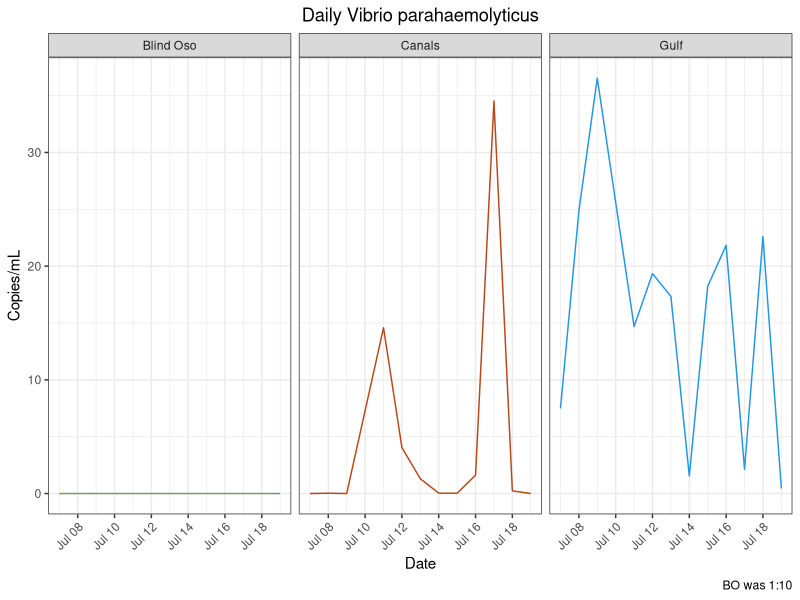
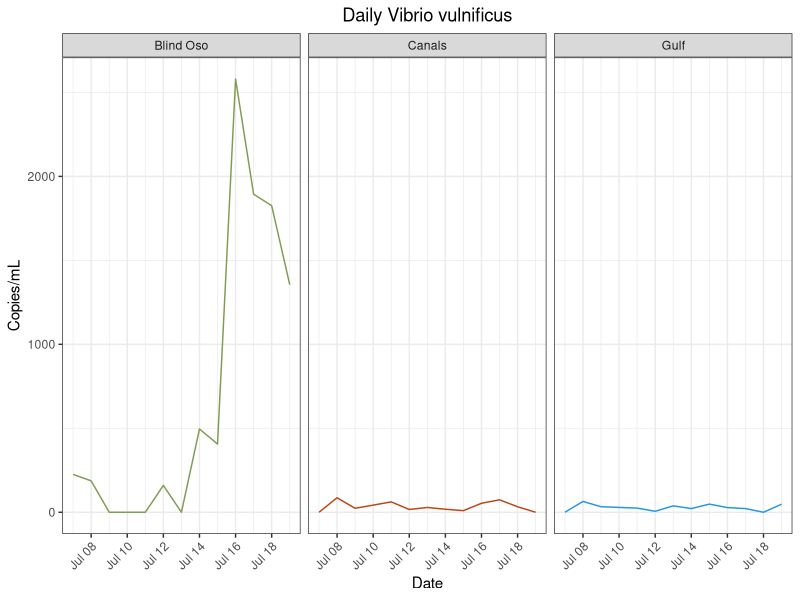
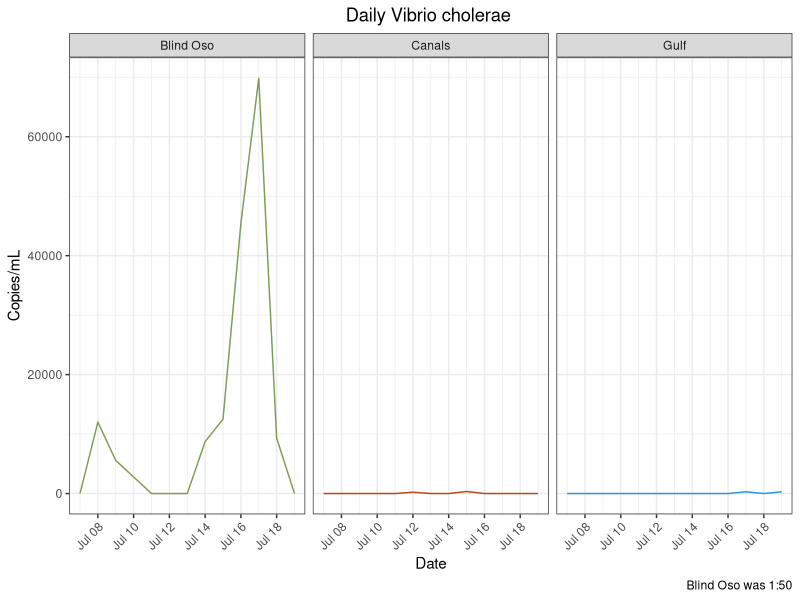
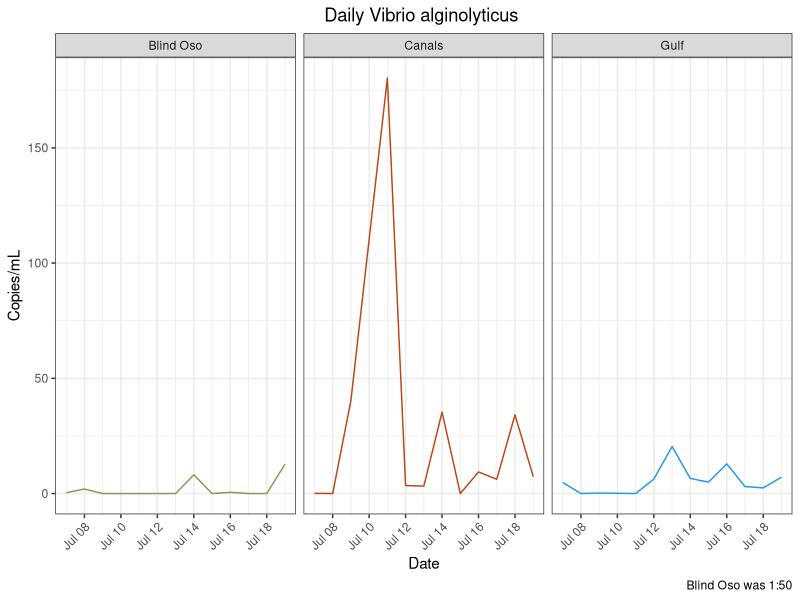
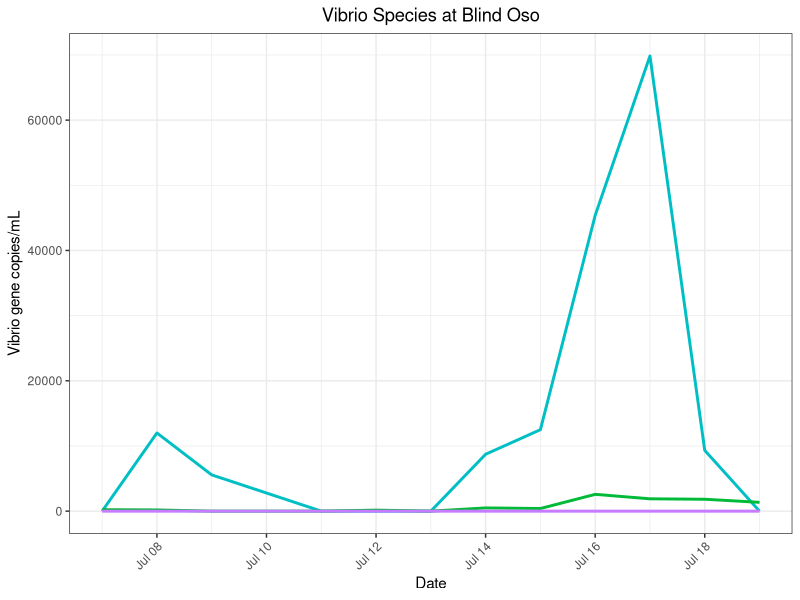
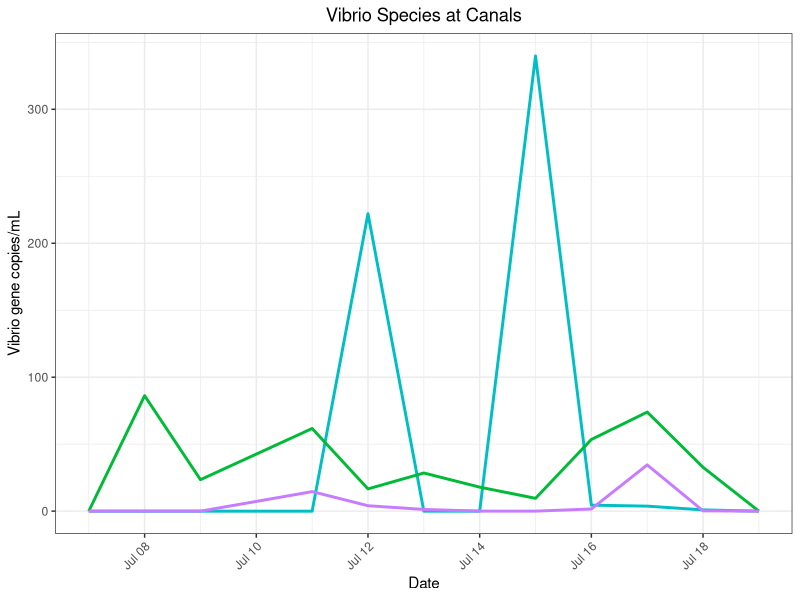
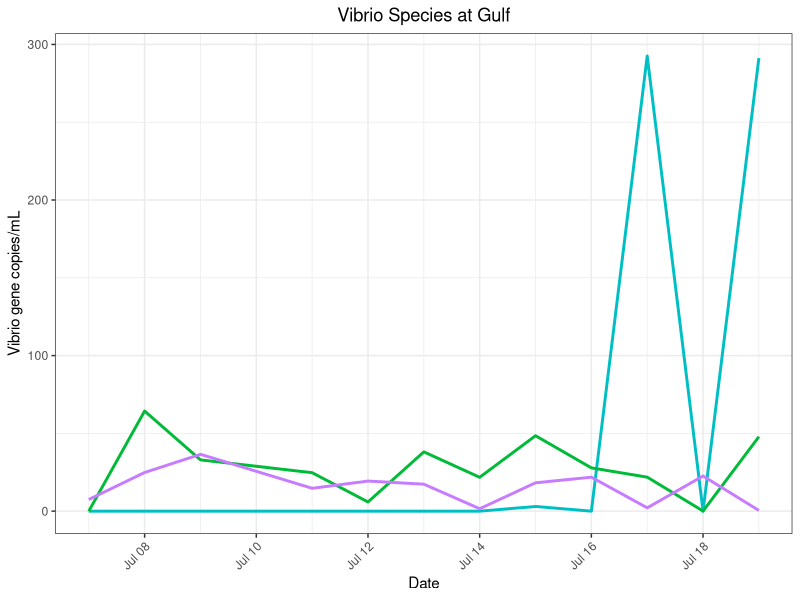
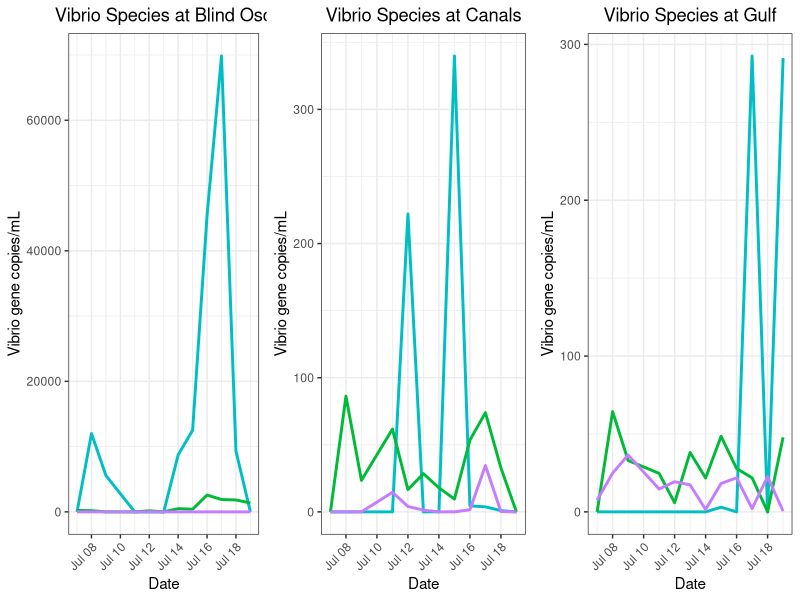

Write the R code that produced these figures, in order.
## ---- chunk 1
library(here)
library(tidyverse)
library(lubridate)
library(ggpubr) #Stacking Plots
## ---- chunk 2
master<- read_csv(here("data", "processed_data","tx_master.csv"))
## ---- chunk 3
#png(file = here("results", "plots", "species_specific", "vp_daily.png"))
 master %>%
   filter(Type %in% "Daily") %>%
  ggplot() + geom_line(
    aes(x = date,
        y = Vp,
        color = site))+ 
  facet_wrap(~site)  +
  labs(x = "Date",
       y = "Copies/mL",
       title = "Daily Vibrio parahaemolyticus",
       caption = "BO was 1:10")+
  theme_bw()+
  theme(
    plot.title = element_text(hjust = 0.5),
    axis.text.x = element_text(hjust = 1, angle = 45),
    legend.position = "none")+
  scale_color_manual(values = c("Blind Oso" = "#809C52",
                                "Canals" = "#ba4716",
                                "Gulf" = "4c848c"))
# dev.off()

 ggsave(here("results", "plots", "qpcr", "vp_daily.png"))
## ---- chunk 4
#png(file = here("results", "plots", "species_specific", "vv_daily.png"))

 master %>%
   filter(Type %in% "Daily") %>%
  ggplot() + geom_line(
    aes(x = date,
        y = Vv,
        color = site))+ 
  facet_wrap(~site)  +
  labs(x = "Date",
       y = "Copies/mL",
       title = "Daily Vibrio vulnificus")+
  theme_bw()+
  theme(
    plot.title = element_text(hjust = 0.5),
    axis.text.x = element_text(hjust = 1, angle = 45),
    legend.position = "none")+ 
  scale_color_manual(values = c("Blind Oso" = "#809C52",
                                "Canals" = "#ba4716",
                                "Gulf" = "4c848c"))
#dev.off()

 ggsave(here("results", "plots","qpcr", "vv_daily.png"))
## ---- chunk 5
 master %>%
   filter(Type %in% "Daily") %>%
  ggplot() + geom_line(
    aes(x = date,
        y = Vc,
        color = site))+ 
  facet_wrap(~site)  +
  labs(x = "Date",
       y = "Copies/mL",
       title = "Daily Vibrio cholerae ",
       caption = "Blind Oso was 1:50")+
  theme_bw()+
  theme(
    plot.title = element_text(hjust = 0.5),
    axis.text.x = element_text(hjust = 1, angle = 45),
    legend.position = "none")+ 
  scale_color_manual(values = c("Blind Oso" = "#809C52", #5 replicates
                                "Canals" = "#ba4716",#3
                                "Gulf" = "4c848c"))#3

 ggsave(here("results", "plots", "qpcr","vc_daily.png"))
## ---- chunk 6
 master %>%
   filter(Type %in% "Daily") %>%
  ggplot() + geom_line(
    aes(x = date,
        y = Va,
        color = site))+ 
  facet_wrap(~site)  +
  labs(x = "Date",
       y = "Copies/mL",
       title = "Daily Vibrio alginolyticus ",
       caption = "Blind Oso was 1:50")+
  theme_bw()+
  theme(
    plot.title = element_text(hjust = 0.5),
    axis.text.x = element_text(hjust = 1, angle = 45),
    legend.position = "none")+ 
  scale_color_manual(values = c("Blind Oso" = "#809C52", #5 replicates
                                "Canals" = "#ba4716",#3
                                "Gulf" = "4c848c"))#3

 ggsave(here("results", "plots", "qpcr","va_daily.png"))
## ---- chunk 7
bo_spp<- 
  master %>%
  filter(Type %in% "Daily",
         site %in% "Blind Oso") %>%
  ggplot() +
  geom_line(
    aes(
      x = date,
      y = Vc),
      color = "#00BFC4",
    size = 1)+ 
  geom_line(
    aes(
      x = date,
      y = Vv),
      color = "#00BA38",
    size = 1)+ 
    geom_line(
    aes(
      x = date,
      y = Vp),
      color = "#C77CFF",
    size = 1)+ 
  theme_bw()+
     labs(title = "Vibrio Species at Blind Oso",
       x = "Date",
       y = "Vibrio gene copies/mL") +
  theme(axis.text.x = element_text(hjust = 1, angle = 45),
        plot.title = element_text(hjust = 0.5)) 

bo_spp

#dev.off()
 ggsave(here("results", "plots", "qpcr","bo_all_daily.png"))
## ---- chunk 8
c2_spp<-
  master %>%
  filter(Type %in% "Daily",
         site %in% "Canals") %>%
  ggplot() +
  geom_line(
    aes(
      x = date,
      y = Vc),
      color = "#00BFC4",
    size = 1)+ 
  geom_line(
    aes(
      x = date,
      y = Vv),
      color = "#00BA38",
    size = 1)+ 
    geom_line(
    aes(
      x = date,
      y = Vp),
      color = "#C77CFF",
    size = 1)+ 
  theme_bw()+
     labs(title = "Vibrio Species at Canals",
       x = "Date",
       y = "Vibrio gene copies/mL") +
  theme(axis.text.x = element_text(hjust = 1, angle = 45),
        plot.title = element_text(hjust = 0.5),
        legend.position = "none") 

c2_spp

 ggsave(here("results", "plots","qpcr", "c2_all_daily.png"))
## ---- chunk 9
rd_spp<-
  master %>%
  filter(Type %in% "Daily",
         site %in% "Gulf") %>%
  ggplot() +
  geom_line(
    aes(
      x = date,
      y = Vc),
      color = "#00BFC4",
    size = 1)+ 
  geom_line(
    aes(
      x = date,
      y = Vv),
      color = "#00BA38",
    size = 1)+ 
    geom_line(
    aes(
      x = date,
      y = Vp),
      color = "#C77CFF",
    size = 1)+ 
  theme_bw()+
     labs(title = "Vibrio Species at Gulf",
       x = "Date",
       y = "Vibrio gene copies/mL") +
  theme(axis.text.x = element_text(hjust = 1, angle = 45),
        plot.title = element_text(hjust = 0.5),
        legend.position = "none") 

rd_spp

 ggsave(here("results", "plots","qpcr", "rd_all_daily.png"))
## ---- chunk 10
all_spp<-
  ggarrange(bo_spp, c2_spp, rd_spp,
            nrow = 1,
            ncol = 3)
all_spp
## ---- chunk 11
#png(file = here("results", "plots", "species_specific", "vp_mon.png"))

  master %>%
  filter(Type %in% "Monthly") %>%
  ggplot() +
    geom_line(
    aes(
      x = date,
      y = Vp,
      color = site),
    size = 1)+ 
  theme_bw()+
     labs(title = "Vp",
       x = "Date",
       y = "Vibrio gene copies/mL") +
    facet_wrap(~site) +
  theme(axis.text.x = element_text(hjust = 1, angle = 45),
        plot.title = element_text(hjust = 0.5),
        legend.position = "none") +
  scale_color_manual(values = c("Blind Oso" = "#809C52",
                                "Canals" = "#ba4716",
                                "Gulf" = "4c848c"))+
  scale_x_date(date_breaks = "1 month", date_labels = "%b")

#dev.off()

 ggsave(here("results", "plots", "qpcr","vp_monthly.png"))
## ---- chunk 12
#png(file = here("results", "plots", "species_specific", "vv_mon.png"))
  master %>%
  filter(Type %in% "Monthly") %>%
  ggplot() +
    geom_line(
    aes(
      x = date,
      y = Vv,
      color = site),
    size = 1)+ 
  theme_bw()+
     labs(title = "Vv",
       x = "Date",
       y = "Vibrio gene copies/mL") +
    facet_wrap(~site) +
  theme(axis.text.x = element_text(hjust = 1, angle = 45),
        plot.title = element_text(hjust = 0.5),
        legend.position = "none") +
  scale_color_manual(values = c("Blind Oso" = "#809C52",
                                "Canals" = "#ba4716",
                                "Gulf" = "4c848c"))+
  scale_x_date(date_breaks = "1 month", date_labels = "%b")
#dev.off()

  ggsave(here("results", "plots", "qpcr","vv_monthly.png"))
## ---- chunk 13
#png(file = here("results", "plots", "species_specific", "vc_mon.png"))
  master %>%
  filter(Type %in% "Monthly") %>%
  ggplot() +
    geom_line(
    aes(
      x = date,
      y = Vc,
      color = site),
    size = 1)+ 
  theme_bw()+
     labs(title = "Vc",
       x = "Date",
       y = "Vibrio gene copies/mL") +
    facet_wrap(~site) +
  theme(axis.text.x = element_text(hjust = 1, angle = 45),
        plot.title = element_text(hjust = 0.5),
        legend.position = "none") +
  scale_color_manual(values = c("Blind Oso" = "#809C52",
                                "Canals" = "#ba4716",
                                "Gulf" = "4c848c"))+
  scale_x_date(date_breaks = "1 month", date_labels = "%b")
#dev.off()

 ggsave(here("results", "plots","qpcr", "vc_monthly.png"))
 
## ---- chunk 14
bo_spp_monthly<-
  master %>%
  filter(Type %in% "Monthly",
         site %in% "Blind Oso") %>%
  ggplot() +
  geom_line(
    aes(
      x = date,
      y = Vc),
      color = "#00BFC4",
    size = 1)+ 
  geom_line(
    aes(
      x = date,
      y = Vv),
      color = "#00BA38",
    size = 1)+ 
    geom_line(
    aes(
      x = date,
      y = Vp),
      color = "#C77CFF",
    size = 1)+ 
  theme_bw()+
     labs(title = "Vibrio Species at Blind Oso",
       x = "Date",
       y = "Vibrio gene copies/mL") +
  theme(axis.text.x = element_text(hjust = 1, angle = 45),
        plot.title = element_text(hjust = 0.5),
        legend.position = "none") 

bo_spp_monthly

#dev.off()
 ggsave(here("results", "plots","qpcr", "bo_all_monthly.png"))
## ---- chunk 15
c2_spp_monthly<-
  master %>%
  filter(Type %in% "Monthly",
         site %in% "Canals") %>%
  ggplot() +
  geom_line(
    aes(
      x = date,
      y = Vc),
      color = "#00BFC4",
    size = 1)+ 
  geom_line(
    aes(
      x = date,
      y = Vv),
      color = "#00BA38",
    size = 1)+ 
    geom_line(
    aes(
      x = date,
      y = Vp),
      color = "#C77CFF",
    size = 1)+ 
  theme_bw()+
     labs(title = "Vibrio Species at Canals",
       x = "Date",
       y = "Vibrio gene copies/mL") +
  theme(axis.text.x = element_text(hjust = 1, angle = 45),
        plot.title = element_text(hjust = 0.5),
        legend.position = "none") 

c2_spp_monthly

#dev.off()
 ggsave(here("results", "plots","qpcr", "c2_all_monthly.png"))
## ---- chunk 16
rd_spp_monthly<- 
  master %>%
  filter(Type %in% "Monthly",
         site %in% "Gulf") %>%
  ggplot() +
  geom_line(
    aes(
      x = date,
      y = Vc),
      color = "#00BFC4",
    size = 1)+ 
  geom_line(
    aes(
      x = date,
      y = Vv),
      color = "#00BA38",
    size = 1)+ 
    geom_line(
    aes(
      x = date,
      y = Vp),
      color = "#C77CFF",
    size = 1)+ 
  theme_bw()+
     labs(title = "Vibrio Species at Gulf",
       x = "Date",
       y = "Vibrio gene copies/mL") +
  theme(axis.text.x = element_text(hjust = 1, angle = 45),
        plot.title = element_text(hjust = 0.5),
        legend.position = "none") 

rd_spp_monthly

#dev.off()
 ggsave(here("results", "plots", "qpcr","rd_all_monthly.png"))
